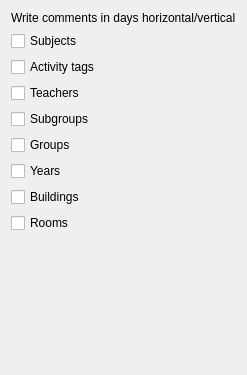
     <widget class="QWidget" name="tabWidgetPage3">
      <attribute name="title">
       <string>3</string>
      </attribute>
      <layout class="QGridLayout" name="gridLayout_4">
       <item row="7" column="0">
        <widget class="QCheckBox" name="writeBuildingsCommentsInDaysHVCheckBox">
         <property name="text">
          <string>Buildings</string>
         </property>
        </widget>
       </item>
       <item row="8" column="0">
        <widget class="QCheckBox" name="writeRoomsCommentsInDaysHVCheckBox">
         <property name="text">
          <string>Rooms</string>
         </property>
        </widget>
       </item>
       <item row="6" column="0">
        <widget class="QCheckBox" name="writeYearsCommentsInDaysHVCheckBox">
         <property name="text">
          <string>Years</string>
         </property>
        </widget>
       </item>
       <item row="4" column="0">
        <widget class="QCheckBox" name="writeSubgroupsCommentsInDaysHVCheckBox">
         <property name="text">
          <string>Subgroups</string>
         </property>
        </widget>
       </item>
       <item row="1" column="0">
        <widget class="QCheckBox" name="writeSubjectsCommentsInDaysHVCheckBox">
         <property name="text">
          <string>Subjects</string>
         </property>
        </widget>
       </item>
       <item row="3" column="0">
        <widget class="QCheckBox" name="writeTeachersCommentsInDaysHVCheckBox">
         <property name="text">
          <string>Teachers</string>
         </property>
        </widget>
       </item>
       <item row="9" column="0">
        <spacer name="verticalSpacer_3">
         <property name="orientation">
          <enum>Qt::Vertical</enum>
         </property>
         <property name="sizeHint" stdset="0">
          <size>
           <width>20</width>
           <height>131</height>
          </size>
         </property>
        </spacer>
       </item>
       <item row="5" column="0">
        <widget class="QCheckBox" name="writeGroupsCommentsInDaysHVCheckBox">
         <property name="text">
          <string>Groups</string>
         </property>
        </widget>
       </item>
       <item row="2" column="0">
        <widget class="QCheckBox" name="writeActivityTagsCommentsInDaysHVCheckBox">
         <property name="text">
          <string>Activity tags</string>
         </property>
        </widget>
       </item>
       <item row="0" column="0">
        <widget class="QLabel" name="label_3">
         <property name="text">
          <string>Write comments in days horizontal/vertical</string>
         </property>
        </widget>
       </item>
      </layout>
     </widget>
